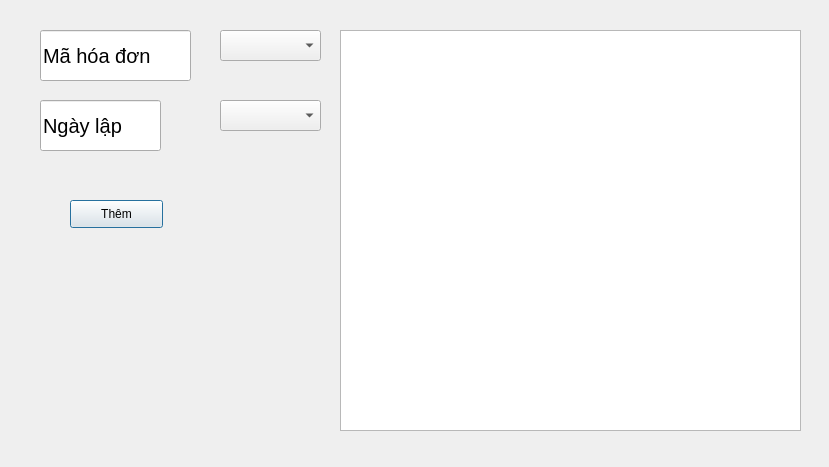
<?xml version="1.0" encoding="UTF-8"?>
<ui version="4.0">
 <class>Dialog</class>
 <widget class="QDialog" name="Dialog">
  <property name="geometry">
   <rect>
    <x>0</x>
    <y>0</y>
    <width>829</width>
    <height>467</height>
   </rect>
  </property>
  <property name="windowTitle">
   <string>Dialog</string>
  </property>
  <widget class="QLineEdit" name="txt_mahd">
   <property name="geometry">
    <rect>
     <x>40</x>
     <y>30</y>
     <width>151</width>
     <height>51</height>
    </rect>
   </property>
   <property name="font">
    <font>
     <pointsize>15</pointsize>
    </font>
   </property>
   <property name="text">
    <string>Mã hóa đơn</string>
   </property>
  </widget>
  <widget class="QLineEdit" name="txt_ngaylap">
   <property name="geometry">
    <rect>
     <x>40</x>
     <y>100</y>
     <width>121</width>
     <height>51</height>
    </rect>
   </property>
   <property name="font">
    <font>
     <pointsize>15</pointsize>
    </font>
   </property>
   <property name="text">
    <string>Ngày lập</string>
   </property>
  </widget>
  <widget class="QComboBox" name="cb_khachhang">
   <property name="geometry">
    <rect>
     <x>220</x>
     <y>30</y>
     <width>101</width>
     <height>31</height>
    </rect>
   </property>
  </widget>
  <widget class="QComboBox" name="cb_nhanvien">
   <property name="geometry">
    <rect>
     <x>220</x>
     <y>100</y>
     <width>101</width>
     <height>31</height>
    </rect>
   </property>
  </widget>
  <widget class="QPushButton" name="btn_them">
   <property name="geometry">
    <rect>
     <x>70</x>
     <y>200</y>
     <width>93</width>
     <height>28</height>
    </rect>
   </property>
   <property name="text">
    <string>Thêm</string>
   </property>
  </widget>
  <widget class="QTableWidget" name="table_hoadon">
   <property name="geometry">
    <rect>
     <x>340</x>
     <y>30</y>
     <width>461</width>
     <height>401</height>
    </rect>
   </property>
  </widget>
 </widget>
 <resources/>
 <connections/>
</ui>
